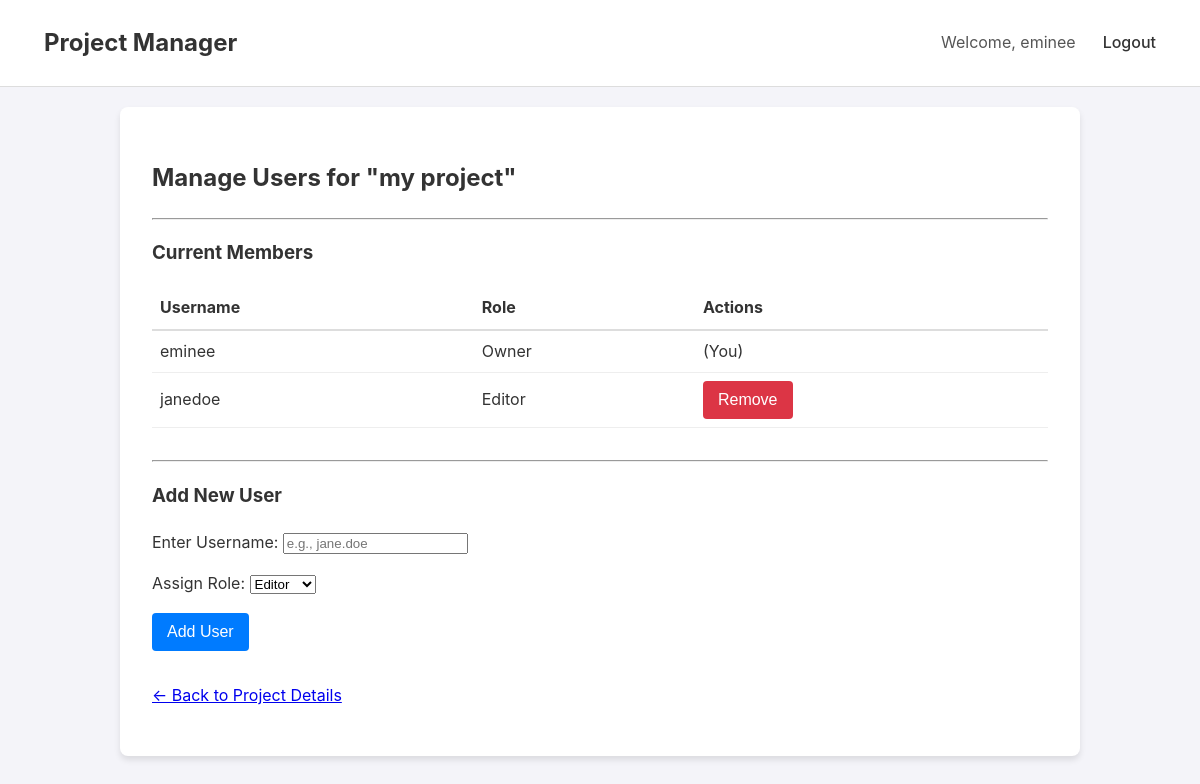
Page /projects/projects/8/manage/ (signed in) on the committed database.
### projects/models.py (models this page shows, shortened)
class Project(models.Model):
    name = models.CharField(max_length=100)
    description = models.TextField()
    start_date = models.DateField()
    end_date = models.DateField(null=True, blank=True)
    created_at = models.DateTimeField(auto_now_add=True)
    updated_at = models.DateTimeField(auto_now=True)
    members= models.ManyToManyField('auth.User', through='ProjectMembership', related_name='projects')
    comments = models.ForeignKey('Comment',  related_name='project_comments', on_delete=models.DO_NOTHING, null=True, blank=True)

class ProjectMembership(models.Model):
    ROLE_CHOICES = [
        ('Owner', 'Owner'),
        ('Editor', 'Editor'),
        ('Reader', 'Reader'),
    ]
    project = models.ForeignKey(Project, related_name='memberships', on_delete=models.CASCADE)
    user = models.ForeignKey('auth.User', on_delete=models.CASCADE)
    role = models.CharField(max_length=10, choices=ROLE_CHOICES)
    class Meta:
        unique_together = ('project', 'user')
        verbose_name = 'Project Membership'
        verbose_name_plural = 'Project Memberships'

### projects/views.py (the view, shortened to what this page needs)
# urls.py: path('projects/<int:pk>/manage/', ManageProjectUsersView.as_view(), name='project-manage-users'),
class ManageProjectUsersView(LoginRequiredMixin, UserRoleRequiredMixin, View):
    template_name = 'projects/manage_users.html'
    required_roles = ['Owner']
    def get(self, request, pk):
        project = get_object_or_404(Project, pk=pk)
        members = ProjectMembership.objects.filter(project=project).order_by('user__username')
        form = AddUserToProjectForm()
        context = {'project': project, 'members': members, 'form': form}
        return render(request, self.template_name, context)

### projects/forms.py (shortened to what this page needs)
class AddUserToProjectForm(forms.Form):
    ROLE_CHOICES = [
        ('Editor', 'Editor'),
        ('Reader', 'Reader'),
    ]
    username = forms.CharField(
        max_length=150,
        label="Enter Username",
        widget=forms.TextInput(attrs={'placeholder': 'e.g., jane.doe'})
    )
    role = forms.ChoiceField(
        choices=ROLE_CHOICES,
        label="Assign Role"
    )

### projects/views.py (called while the page is built)
    def dispatch(self, request, *args, **kwargs):
        project_pk = kwargs.get('pk') or kwargs.get('project_pk')
        if not project_pk:
            raise ValueError("View using UserRoleRequiredMixin is missing 'pk' or 'project_pk' in its URL pattern.")
        try:
            membership = ProjectMembership.objects.get(
                project__pk=project_pk,
                user=request.user
            )
        except ProjectMembership.DoesNotExist:
            raise Http404
        if membership.role not in self.required_roles:
            raise PermissionDenied
        return super().dispatch(request, *args, **kwargs)

### projects/templates/projects/manage_users.html (shortened to what this page needs)
{% extends "base.html" %}
{% block content %}
  <h2>Manage Users for "{{ project.name }}"</h2>
  <hr>
  <h3>Current Members</h3>
  <table style="width: 100%; border-collapse: collapse;">
    <thead>
      <tr style="text-align: left; border-bottom: 2px solid #ddd;">
        <th style="padding: 8px;">Username</th>
        <th style="padding: 8px;">Role</th>
        <th style="padding: 8px;">Actions</th>
      </tr>
    </thead>
    <tbody id="member-list-body">
      {% include "projects/_member_list_partial.html" %}
    </tbody>
  </table>
  <hr style="margin-top: 2rem;">
  <h3>Add New User</h3>
  <form
    hx-post="{% url 'projects:project-manage-users' project.pk %}"
    hx-target="#member-list-body"
    hx-swap="innerHTML"
  >
    {{ form.as_p }}
    <button type="submit">Add User</button>
  </form>
  <p style="margin-top: 2rem;">
    <a href="{% url 'projects:project-detail' project.pk %}">← Back to Project Details</a>
  </p>
{% endblock %}

### projects/templates/base.html (shortened to what this page needs)
{% load static %}
<!DOCTYPE html>
<html lang="en">
<head>
</head>
<body hx-headers='{"X-CSRFTOKEN": "{{ csrf_token }}"}'>
    <nav>
        <a href="/" class="brand">Project Manager</a>
        <div class="user-info">
            {% if user.is_authenticated %}
                <span>Welcome, {{ user.username }}</span>
                <a href="{% url 'logout' %}">Logout</a>
            {% else %}
                <a href="{% url 'login' %}">Login</a>
                <a href="{% url 'signup' %}">Sign Up</a>
            {% endif %}
        </div>
    </nav>
    <main class="container">
        <div class="card">
            {% block content %}
            {% endblock %}
        </div>
    </main>
</body>
</html>

### projects/templates/projects/_member_list_partial.html
{% for membership in members %}
  <tr id="membership-{{ membership.pk }}" style="border-bottom: 1px solid #eee;">
    <td style="padding: 8px;">{{ membership.user.username }}</td>
    <td style="padding: 8px;">{{ membership.get_role_display }}</td>
    <td style="padding: 8px;">
      {% if membership.role != 'Owner' %}
        <button
          hx-delete="{% url 'projects:project-remove-user' project_pk=project.pk user_pk=membership.user.pk %}"
          hx-confirm="Are you sure you want to remove {{ membership.user.username }} from this project?"
          hx-target="#membership-{{ membership.pk }}"
          hx-swap="outerHTML"
          style="background-color: #dc3545;"
        >
          Remove
        </button>
      {% else %}
        (You)
      {% endif %}
    </td>
  </tr>
{% empty %}
  <tr>
    <td colspan="3" style="padding: 8px;">There are no other members in this project.</td>
  </tr>
{% endfor %}

### projects/templates/base.html (style rules this page uses)
body { font-family: -apple-system, BlinkMacSystemFont, "Segoe UI", Roboto, Helvetica, Arial, sans-serif; line-height: 1.6; background-color: #f4f4f9; color: #333; margin: 0; padding: 0; }
.container { max-width: 960px; margin: 20px auto; padding: 0 20px; }
nav { background-color: #fff; padding: 1rem 2rem; border-bottom: 1px solid #ddd; display: flex; justify-content: space-between; align-items: center; }
nav a { color: #333; text-decoration: none; font-weight: 500; padding: 0.5rem 0.75rem; }
nav .brand { font-size: 1.5rem; font-weight: bold; }
nav .user-info { display: flex; align-items: center; }
nav .user-info span { margin-right: 15px; color: #555; }
.card { background-color: #fff; padding: 2rem; border-radius: 8px; box-shadow: 0 4px 6px rgba(0,0,0,0.1); }
button { background-color: #007bff; color: white; padding: 10px 15px; border: none; border-radius: 4px; cursor: pointer; font-size: 1rem; }

### rows in the picture
Project: name "my project"
ProjectMembership: user.username "eminee", role "Owner", shows "(You)"
ProjectMembership: user.username "janedoe", role "Editor"

### other values in the picture
{{ user.username }} "eminee"
